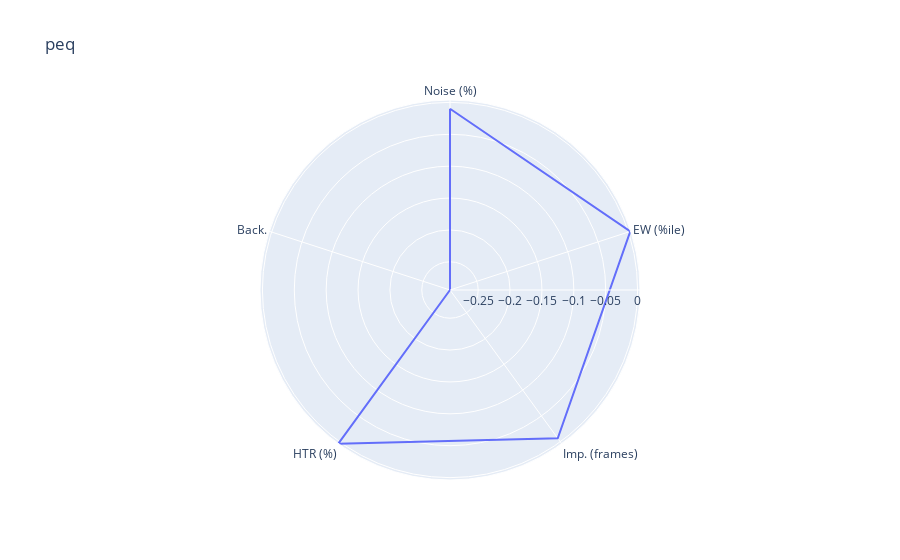

The cell this chart's notebook holds for it:
### Code cell
df = pd.DataFrame(dict(r = dependence.iloc[5, :], theta = ['Noise (%)', 'EW (%ile)', 'Imp. (frames)', 'HTR (%)', 'Back.']))
fig = px.line_polar(df, r='r', theta='theta', line_close=True, title='peq')
fig.show()

### Figure 1 — Plotly figure (JSON) as saved in the notebook; plotly's stock layout.template omitted (floating-point values rounded to 4 significant figures)
{"data": [{"hovertemplate": "r=%{r}<br>theta=%{theta}<extra></extra>", "legendgroup": "", "line": {"color": "#636efa", "dash": "solid"}, "marker": {"symbol": "circle"}, "mode": "lines", "name": "", "r": [-0.01001, 0.003098, -0.0067, 0.003775, -0.2942, -0.01001], "showlegend": false, "subplot": "polar", "theta": ["Noise (%)", "EW (%ile)", "Imp. (frames)", "HTR (%)", "Back.", "Noise (%)"], "type": "scatterpolar"}], "layout": {"legend": {"tracegroupgap": 0}, "polar": {"angularaxis": {"direction": "clockwise", "rotation": 90}, "domain": {"x": [0, 1], "y": [0, 1]}}, "title": {"text": "peq"}}}
